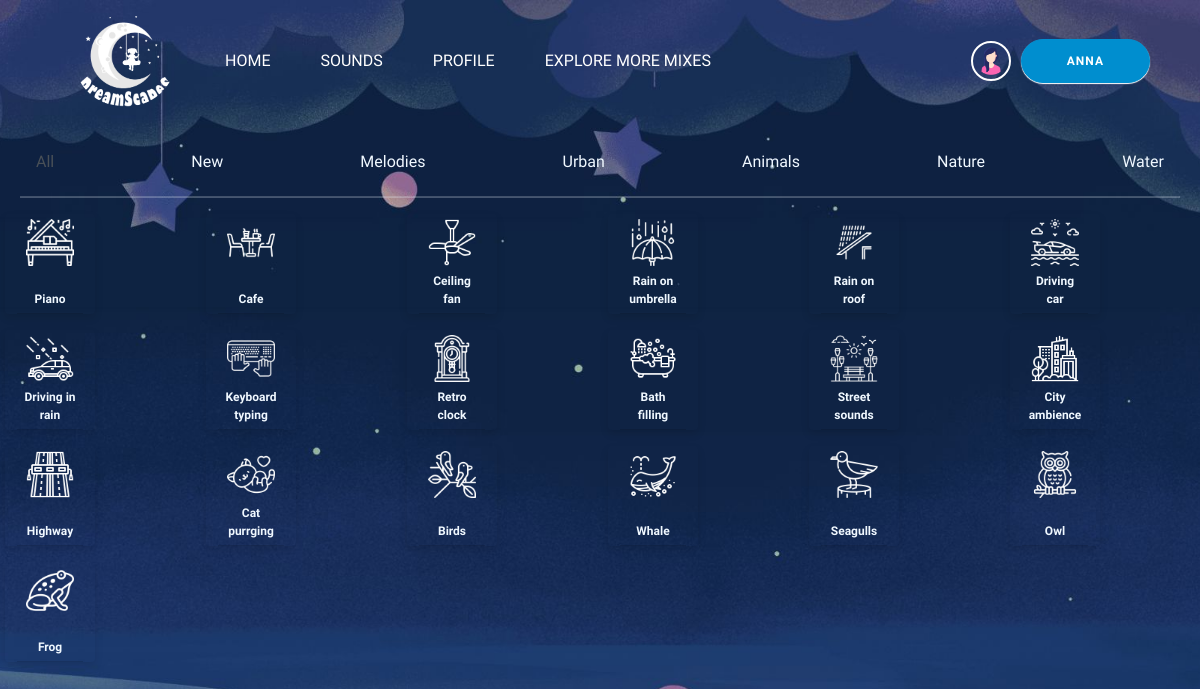
The page /sounds/ (signed in) on the database its author committed.
### DreamScapes_app/models.py (models this page shows, shortened)
class DreamUser(AbstractUser):
    profile_picture = models.ImageField(upload_to='profile_pictures/', null=True)
    date_of_birth = models.DateField(null=True)

class Category(models.Model):
    name = models.CharField(max_length=100)

class Sound(models.Model):
    title = models.CharField(max_length=100)
    file = models.FileField(upload_to='sounds/')
    icon = models.ImageField(upload_to='sound_icons/', null=True)
    categories = models.ManyToManyField(Category) #allow multiple categories per sound
    created_at = models.DateTimeField(auto_now_add=True, null=True)

### DreamScapes_app/views.py (the view)
# urls.py: path('sounds/', views.sounds, name='sounds'),
def sounds(request):
    all_sounds = Sound.objects.all()
    new_sounds = Sound.objects.all().order_by('-created_at')[:20]  # show last added 20 sounds
    categories = Category.objects.all()
    return render(request, 'sounds.html', {'all_sounds': all_sounds, 'new_sounds': new_sounds, 'categories': categories})

### DreamScapes_app/templates/sounds.html (shortened to what this page needs)
{% extends "base.html" %}
{% block content %}
{% load static %}
<link href="{% static 'DreamScapes_app/css/sounds.css' %}" rel="stylesheet" type="text/css">
<div class="container">
    <ul class="nav nav-tabs" id="categoryTabs" role="tablist">
        <li class="nav-item" role="presentation">
            <a class="nav-link active" id="all_tab" data-toggle="tab" href="#all" role="tab" aria-controls="all">All</a>
        </li>
        <li class="nav-item" role="presentation">
            <a class="nav-link" id="new-tab" data-toggle="tab" href="#new" role="tab" aria-controls="new">New</a>
        </li>
        {% for category in categories %}
        <li class="nav-item" role="presentation">
            <a class="nav-link" id="category-{{ category.id }}-tab" data-toggle="tab" href="#category-{{ category.id }}"
                role="tab" aria-controls="category-{{ category.id }}">{{ category.name }}</a>
        </li>
        {% endfor %}
    </ul>
    <hr>
    <div class="tab-content" id="categoryTabsContent">
        <div class="tab-pane active" id="all" role="tabpanel">
            <div class="row">
                {% for sound in all_sounds %}
                <div class="card" data-audio-src="{{ sound.file.url }}">
                    <div class="card-header">{{sound.title}}</div>
                    <div class="card-main">
                        {%if sound.icon %}
                        <img class="sound-icons" src="{{ sound.icon.url }}" alt="{{ sound.title }}">
                        {% else %}
                        <p>no icon</p>
                        {% endif %}
                    </div>
                </div>
                {% endfor %}
            </div>
        </div>
    </div>
    {% endblock %}

### DreamScapes_app/templates/base.html (shortened to what this page needs)
{% load static %}
<!DOCTYPE html>
<html lang="en">
<head>
    <link rel='stylesheet' href='https://cdnjs.cloudflare.com/ajax/libs/bootstrap/5.0.2/css/bootstrap.min.css'>
    <link rel='stylesheet' href='https://cdnjs.cloudflare.com/ajax/libs/font-awesome/6.2.1/css/all.min.css'>
    <link rel="stylesheet" href="https://maxcdn.bootstrapcdn.com/bootstrap/4.5.2/css/bootstrap.min.css">
    <link rel="stylesheet" href="https://cdn.jsdelivr.net/ionicons/2.0.1/css/ionicons.min.css">
    <link href="{% static 'DreamScapes_app/css/base.css' %}" rel="stylesheet" type="text/css">
</head>
<body>
    <nav>
        <div class="nav-left">
            <a class="logo" href="{% url 'index' %}">
                <img src="{% static 'DreamScapes_app/images/logo2.png' %}" alt="DreamScapes Logo">
            </a>
            <a href="{% url 'index' %}">HOME</a>
            <a href="{% url 'sounds' %}">SOUNDS</a>
            {% if user.is_authenticated %}
            <a href="{% url 'profile' %}">PROFILE</a>
            {% endif %}
            <a href="{% url 'users_mixes' %}">EXPLORE MORE MIXES</a>
        </div>
        <div class="nav-right">
            {% if user.is_authenticated %}
            <div class="profile-info">
                {% if user.profile_picture %}
                <img class="profile-pic" src="{{ user.profile_picture.url }}" alt="{{ user.username }}">
                {% else %}
                <img src="{% static 'DreamScapes/images/user_default.png' %}" width="40px">
                {% endif %}
                <button span data-toggle="dropdown">{{ user.username }}</button>
            </div>
            {% else %}
            <a href="{% url 'user_signup' %}">
                <i class="fa-solid fa-right-to-bracket"></i> SIGN UP</a>
            {% endif %}
        </div>
    </nav>
    <main>
        {% block content %}
        {% endblock %}
    </main>
</body>
</html>

### DreamScapes_app/static/DreamScapes_app/css/base.css (style rules this page uses)
* { box-sizing: border-box; font-family: "Gloria Hallelujah", cursive; }
body { margin: 0; padding: 0; }
.container { max-width: 1200px; margin: 0 auto; padding: 20px; }
nav { display: flex; justify-content: space-between; align-items: center; padding: 10px 50px; background-color: transparent; }
.nav-left, .nav-right { display: flex; align-items: center; }
.nav-left a, .nav-right a { color: white; text-decoration: none; margin: 0 15px; padding: 5px 10px; border-radius: 5px; transition: background-color 0.3s; }
.logo img { width: 100px; border-radius: 50%; }
.profile-info { display: flex; align-items: center; position: relative; color: #fff; }
.profile-pic { width: 40px; height: 40px; border-radius: 50%; margin-right: 10px; border: #fff 2px solid; }
button { cursor: pointer; }

### DreamScapes_app/static/DreamScapes_app/css/sounds.css (style rules this page uses)
body { font-family: 'Open Sans', sans-serif; color: aliceblue; background-image: url('/static/DreamScapes_app/images/sounds_bg-3.jpg'); background-size: cover; background-repeat: no-repeat; background-position: center center; background-attachment: fixed; height: 100vh; margin: 0; overflow: auto; }
.row { display: grid; grid-template-columns: repeat(6, 1fr); grid-template-rows: repeat(2, 1fr); gap: 16px; grid-template-rows: repeat(auto-fill, 1fr); }
.card { height: 100px; width: 90px; position: relative; overflow: hidden; background-color: transparent; box-shadow: 0 4px 8px rgba(0, 0, 0, 0.1); transition: transform 0.3s; display: flex; flex-direction: column; justify-content: flex-end; border: none; }
.card-header { text-align: center; font-size: 12px; font-weight: 600; background-color: transparent; padding: 5px 5px; justify-content: center; }
.card-main { position: absolute; top: 0; left: 0; bottom: 0; right: 0; display: flex; justify-content: center; align-items: top; padding-top: 5px; background-color: transparent; }
.sound-icons { max-height: 50%; margin: 0 auto; }
.card::before { content: ""; display: block; padding-top: 50%; }
.nav-tabs { background-color: transparent; border-bottom: none; justify-content: space-between; }
.nav-tabs .nav-link { color: aliceblue; background-color: transparent; border: none; }
.nav-tabs .nav-link.active { background-color: transparent; border-color: transparent; }
.tab-content { background-color: transparent; }
.nav.nav-tabs .nav-link { background-color: transparent; }
button { border-radius: 50px; box-shadow: 0 1px 1px; border: 1px solid #008ecf; background: #008ecf; color: #fff; font-size: 12px; font-weight: bold; padding: 12px 45px; letter-spacing: 1px; text-transform: uppercase; transition: transform 80ms ease-in; }

### rows shown on the page
DreamUser: profile_picture (picture), username "ANNA"
Category: name "Melodies"
Category: name "Urban"
Category: name "Animals"
Category: name "Nature"
Category: name "Water"
Sound: title "Piano", icon (picture)
Sound: title "Cafe", icon (picture)
Sound: title "Ceiling fan", icon (picture)
Sound: title "Rain on umbrella", icon (picture)
Sound: title "Rain on roof", icon (picture)
Sound: title "Driving car", icon (picture)
Sound: title "Driving in rain", icon (picture)
Sound: title "Keyboard typing", icon (picture)
Sound: title "Retro clock", icon (picture)
Sound: title "Bath filling", icon (picture)
Sound: title "Street sounds", icon (picture)
Sound: title "City ambience", icon (picture)
Sound: title "Highway", icon (picture)
Sound: title "Cat purrging", icon (picture)
Sound: title "Birds", icon (picture)
Sound: title "Whale", icon (picture)
Sound: title "Seagulls", icon (picture)
Sound: title "Owl", icon (picture)
Sound: title "Frog", icon (picture)
